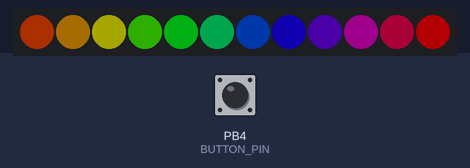
A program run on a simulated ATtiny85, built with avr-gcc and run on an emulated ATtiny85. On the bench: 12 RGB LEDs in strip order, left to right. The inputs (shaded band) are chosen by the test bench; at power-on: PB4 (BUTTON_PIN) HIGH. Dim RGB values are drawn brighter than linear.

Above: at 1.2 s.
1.3 s: PB4 (BUTTON_PIN) pulled LOW for 0.15 s
At 1.78 s:
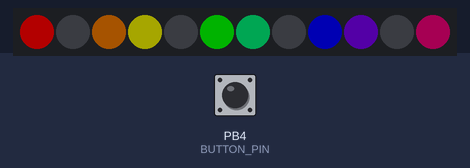
2.0 s: PB4 (BUTTON_PIN) pulled LOW for 0.15 s
2.7 s: PB4 (BUTTON_PIN) pulled LOW for 1 s
At 3.6 s:
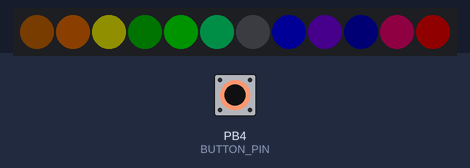
4.3 s: PB4 (BUTTON_PIN) pulled LOW for 3.2 s
At 5.25 s:
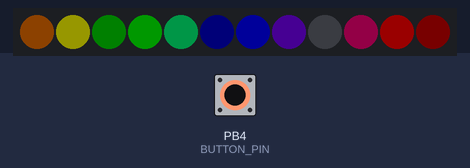
8.1 s: PB4 (BUTTON_PIN) pulled LOW for 0.15 s
8.8 s: PB4 (BUTTON_PIN) pulled LOW for 0.15 s
At 9.7 s:
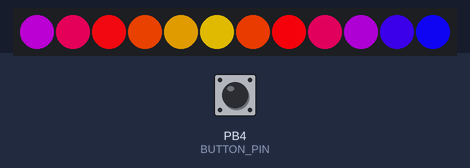

Measured:
- after the input at 1.3 s, the LEDs: first differ from a run without the input after 0.26 s (image 1 shows a later state)
- after the input at 8.8 s, the LEDs: first differ from a run without the input after 0.26 s (image 4 shows a later state)

The program:

main.cpp
```cpp
#include <Arduino.h>
#include <FastLED.h>
#include <SendOnlySoftwareSerial.h>

#include "button.h"
#include "animation.h"
#include "helpers.h"

#define LED_PIN     3
#define NUM_LEDS    12
#define START_BRIGHTNESS  60
#define LED_TYPE    WS2812
#define COLOR_ORDER GRB
#define COLOR_UPDATE_INTERVAL_US 50000
#define ANIMATOIN_SPEED_SCALE_PERCENTAGE 5 // 5% per a unit

#define BUTTON_PIN 4

SendOnlySoftwareSerial debug(2);

CRGB leds[NUM_LEDS];

Button button(BUTTON_PIN);

bool lockAnimation = false;

Animation *currentAnimation;

typedef Animation* (*AnimationConstructor)();

AnimationConstructor animations[] = {
  [] { return new Animation(leds, NUM_LEDS, RainbowColors_p, LINEARBLEND); },
  [] { return new Animation(leds, NUM_LEDS, RainbowStripeColors_p, NOBLEND); },
  [] { return new Animation(leds, NUM_LEDS, RainbowStripeColors_p, LINEARBLEND); },
  [] { return new Animation(leds, NUM_LEDS, CloudColors_p, LINEARBLEND); },
  [] { return new Animation(leds, NUM_LEDS, PartyColors_p, LINEARBLEND); },
};

uint8_t currentAnimationIndex = 0;
int8_t speedMultiplier = 0;

void longPressHandler(uint8_t numClicks, Button::PressType eventType) {
  static uint32_t lastTimeUpdate = 0;
  static bool lightScrollDirectionUp = true;

  if (numClicks == 0) {
    if (eventType == Button::PRESS_START) {
      lightScrollDirectionUp = !lightScrollDirectionUp;
      lockAnimation = true;
    } else if (eventType == Button::PRESS_FINISH) {
      lockAnimation = false;
      lastTimeUpdate = 0;
    } else if (eventType == Button::PRESS_ONGOING) {
      uint32_t now = millis();
      if (now - lastTimeUpdate >= 10) {
        lastTimeUpdate = now;
        uint8_t brightness = FastLED.getBrightness();
        uint8_t step = 1;
        if (brightness > 255 - step) {
          lightScrollDirectionUp = false;
        } else if (brightness < step + 1) { // Min Brightness = 1
          lightScrollDirectionUp = true;
        }
        FastLED.setBrightness(brightness + (lightScrollDirectionUp ? step : -step));
        FastLED.show();
      }
    }
  }

  static bool speedScrollDirectionUp = true;
  if (numClicks == 1) {
    if (eventType == Button::PRESS_START) {
      speedScrollDirectionUp = !speedScrollDirectionUp;
    } else if (eventType == Button::PRESS_FINISH) {
      lastTimeUpdate = 0;
    } else if (eventType == Button::PRESS_ONGOING) {
      uint32_t now = millis();
      // We will scroll from the fastest animation to slowest in 5 sec
      if (now - lastTimeUpdate >= 25) {
        lastTimeUpdate = now;
        uint8_t step = 1;
        if (speedMultiplier > 100 - step) {
          speedScrollDirectionUp = false;
        } else if (speedMultiplier < step - 100) { // Min Brightness = 1
          speedScrollDirectionUp = true;
        }
        speedMultiplier += (speedScrollDirectionUp ? step : -step);
      }
    }
  }
}

void clickHandler(uint8_t numClicks) {
  if (numClicks == 1) {
    currentAnimationIndex += 1;
    if (currentAnimationIndex >= ARRAY_LEN(animations)) {
      currentAnimationIndex = 0;
    }
    delete currentAnimation;
    currentAnimation = animations[currentAnimationIndex]();
  }
}

void setup() {
  debug.begin(115200);
  button.setLongPressHandler(longPressHandler);
  button.setClickHandler(clickHandler);

  FastLED.addLeds<LED_TYPE, LED_PIN, COLOR_ORDER>(leds, NUM_LEDS);
  FastLED.setBrightness(START_BRIGHTNESS);

  currentAnimation = animations[currentAnimationIndex]();
}

uint32_t linearDelayScalerUs(uint32_t defaultUpdatePeriodUs, double scaler, double percentage) {
  if (scaler < 0) {
    return defaultUpdatePeriodUs * (1.0 + (-scaler) * percentage / 100.0);
  }
  if (scaler > 0) {
    return defaultUpdatePeriodUs / (1.0 + scaler * percentage / 100.0);
  }
  return defaultUpdatePeriodUs;
}

void loop()
{
  static uint32_t lastAnimationTime = 0;
  uint32_t now = micros();
  uint32_t updateInterval =
      linearDelayScalerUs(COLOR_UPDATE_INTERVAL_US, speedMultiplier, ANIMATOIN_SPEED_SCALE_PERCENTAGE);
  if (now - lastAnimationTime >= updateInterval && !lockAnimation) {
    currentAnimation->loop();
    lastAnimationTime = now;
  }

  button.loop();
}
```

animation.h
```cpp
#pragma once

#include <FastLED.h>

class Animation {
  CRGB *leds;
  uint8_t numLeds;
  CRGBPalette16 palette;
  TBlendType blending;
  uint8_t colorIndex;

public:
  Animation(CRGB leds[], uint8_t numLeds, CRGBPalette16 palette, TBlendType blending) :
      leds(leds), numLeds(numLeds), palette(palette), blending(blending), colorIndex(0) {}

  void loop() {
    for (int i = 0; i < numLeds; ++i) {
      leds[i] = ColorFromPalette(palette, colorIndex + (255 / numLeds * i), 255, blending);
    }
    colorIndex += 1;
    FastLED.show();
  }
};
```

button.cpp
```cpp
#include "button.h"

void Button::loop() {
  uint32_t now = millis();
  bool isPressed = (digitalRead(pin) == LOW);
  if (isPressedLastTime && !isPressed) {
    // Button relesed
    if (now - lastDownTime > DOUBLE_CLICK_TIME_THRESHOLD) {
      rapidClickCounter = 0;
    } else {
      ++rapidClickCounter;
    }

    if (now - lastDownTime > CLICK_TIME_THRESHOLD) {
      // Finalize press event if it happened
      onPress(rapidClickCounter, PRESS_FINISH);
    }
  } else if (!isPressedLastTime && isPressed) {
    // Button pressed
    lastDownTime = now;
    startHandlingLongPress = true;
  }
  isPressedLastTime = isPressed;

  if (!isPressed && now - lastDownTime > DOUBLE_CLICK_TIME_THRESHOLD && rapidClickCounter > 0) {
    onClick(rapidClickCounter);
    rapidClickCounter = 0;
  }

  if (isPressed && now - lastDownTime > CLICK_TIME_THRESHOLD) {
    onPress(rapidClickCounter, startHandlingLongPress ? PRESS_START : PRESS_ONGOING);
    startHandlingLongPress = false;
  }
}  
```

button.h
```cpp
#pragma once
#include <Arduino.h>
#include <SendOnlySoftwareSerial.h>

extern SendOnlySoftwareSerial serial;

#define CLICK_TIME_THRESHOLD 500
#define DOUBLE_CLICK_TIME_THRESHOLD 250

class Button {
public:
  enum PressType {
    PRESS_START,
    PRESS_ONGOING,
    PRESS_FINISH,
  };

  typedef void (*ClickHandler)(uint8_t numClicks);
  typedef void (*PressEvent)(uint8_t numClicks, PressType eventType);

private:
  const uint8_t pin;
  bool isPressedLastTime;
  bool startHandlingLongPress;
  uint32_t lastDownTime;
  uint8_t rapidClickCounter;
  ClickHandler clickHandler;
  PressEvent longPressHandler;
public:
  Button(uint8_t pin) :
      pin(pin),
      lastDownTime(0),
      rapidClickCounter(0),
      clickHandler(nullptr),
      longPressHandler(nullptr) {
    pinMode(pin, INPUT_PULLUP);
  }

  void setClickHandler(ClickHandler handler) {
    clickHandler = handler;
  }

  void setLongPressHandler(PressEvent handler) {
    longPressHandler = handler;
  }

  void loop();

private:
    void onClick(uint8_t numClicks) {
    if (clickHandler) {
      clickHandler(numClicks);
    }
  }

  void onPress(uint8_t numClicks, PressType pressType) {
    if (longPressHandler) {
      longPressHandler(numClicks, pressType);
    }
  }
};
```

helpers.h
```cpp
#pragma once

#define ARRAY_LEN(x) (sizeof(x) / sizeof(*x))
```
